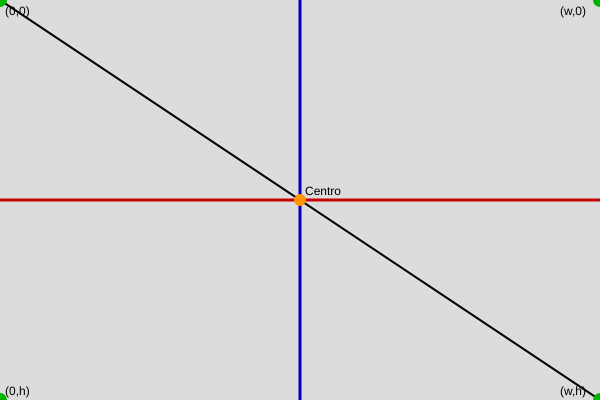
Frame 1 (no input)
Frame 60 (no input): identical to frame 1, image omitted
Frame 120 (the mouse pressed at the canvas centre since frame 60): identical to frame 1, image omitted

The p5.js sketch that drew this single still picture (run headless with seeded random() and noise() and a simulated clock; from frame 60 on, the mouse is pressed at the canvas centre):

// p5.js sketch
// ── sketch.js
// CAPÍTULO 1 — Fundamentos de p5.js
// Temas: setup(), createCanvas(), background(), width, height

function setup() {
  // Creamos el canvas de 600x400 píxeles
  // El canvas es un plano cartesiano donde (0,0) está en la esquina superior izquierda
  createCanvas(600, 400);

  // background() pinta todos los píxeles del canvas con el color indicado
  background(200); // gris medio → RGB(200, 200, 200)
}

function draw() {
  // Fondo gris claro
  background(220);

  // EJERCICIO 1 — Línea diagonal de esquina a esquina
  // Matemáticamente: recta de (0,0) → (width, height)
  // ----------------------------------------------------------
  stroke(0);          // color negro para el contorno
  strokeWeight(2);    // grosor de 2 píxeles
  line(0, 0, width, height);

  // EJERCICIO 2 — Línea horizontal por el centro
  // La ecuación es: y = height/2 (línea constante)
  // ----------------------------------------------------------
  stroke(200, 0, 0);  // rojo
  strokeWeight(3);
  line(0, height / 2, width, height / 2);

  
  // EJERCICIO 3 — Línea vertical por el centro
  // La ecuación es: x = width/2 (línea constante)
  // ----------------------------------------------------------
  stroke(0, 0, 200);  // azul
  strokeWeight(3);
  line(width / 2, 0, width / 2, height);

  // EJERCICIO 4 — Punto exactamente en el centro
  // Centro = (width/2, height/2) → punto medio del intervalo
  // Fórmula: (0 + width) / 2
  // ----------------------------------------------------------
  stroke(255, 150, 0); // naranja
  strokeWeight(12);
  point(width / 2, height / 2);

  // EJERCICIO 5 — Puntos en las 4 esquinas
  // Esquinas del canvas:
  //   Superior izquierda → (0, 0)
  //   Superior derecha   → (width, 0)
  //   Inferior izquierda → (0, height)
  //   Inferior derecha   → (width, height)
  // ----------------------------------------------------------
  stroke(0, 180, 0);  // verde
  strokeWeight(14);
  point(0, 0);
  point(width, 0);
  point(0, height);
  point(width, height);

  // Etiquetas de las esquinas (texto informativo)
  noStroke();
  fill(0);
  textSize(12);
  text("(0,0)",        5,          15);
  text("(w,0)",        width - 40, 15);
  text("(0,h)",        5,          height - 5);
  text("(w,h)",        width - 40, height - 5);
  text("Centro",       width / 2 + 5, height / 2 - 5);
}
